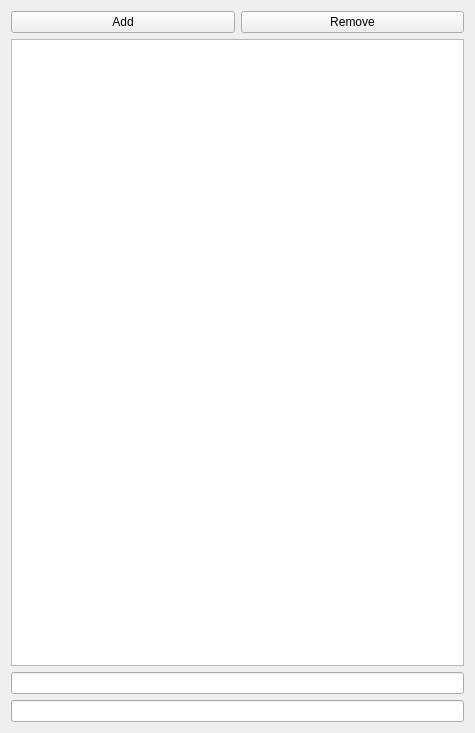
<ui version="4.0" >
 <author>Matthew Livingstone</author>
 <class>Form</class>
 <widget class="QWidget" name="Form" >
  <property name="windowModality" >
   <enum>Qt::NonModal</enum>
  </property>
  <property name="geometry" >
   <rect>
    <x>0</x>
    <y>0</y>
    <width>475</width>
    <height>733</height>
   </rect>
  </property>
  <property name="windowTitle" >
   <string>Form</string>
  </property>
  <layout class="QVBoxLayout" >
   <item>
    <layout class="QGridLayout" >
     <item row="0" column="0" >
      <widget class="QPushButton" name="AddWidget" >
       <property name="text" >
        <string>Add</string>
       </property>
      </widget>
     </item>
     <item row="0" column="1" >
      <widget class="QPushButton" name="RemoveWidget" >
       <property name="text" >
        <string>Remove</string>
       </property>
      </widget>
     </item>
    </layout>
   </item>
   <item>
    <widget class="QTableWidget" name="tableWidget" />
   </item>
   <item>
    <widget class="QLineEdit" name="ToServer" />
   </item>
   <item>
    <widget class="QLineEdit" name="FromServer" />
   </item>
  </layout>
 </widget>
 <resources>
  <include location="pqUI.qrc" />
 </resources>
 <connections/>
</ui>
